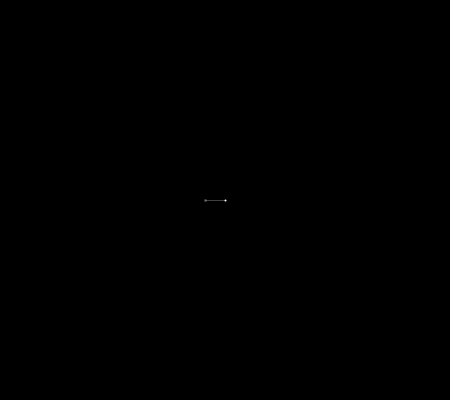
Frame 1 (no input)
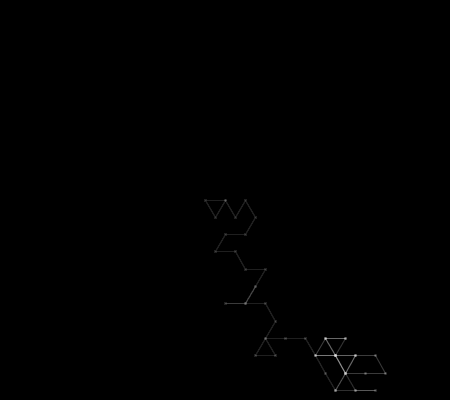
Frame 60 (the mouse pressed at the canvas centre just before this capture)
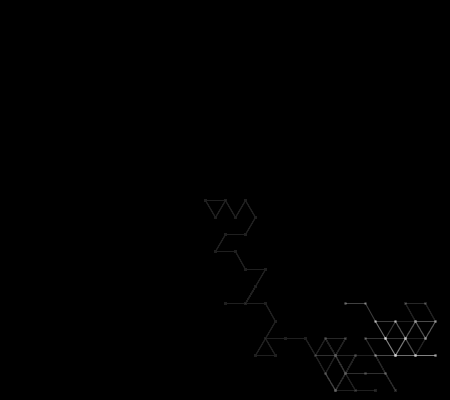
Frame 120 (the mouse held since frame 60 and released just before this capture)

The Processing sketch that drew these frames (run headless with seeded random() and noise(); from frame 60 on, the mouse is pressed at the canvas centre):

// Processing sketch: processing_28100
// ── processing_28100.pde

float radius = 20;

float x, y;
float prevX, prevY;

Boolean fade = true;

void setup()
{
    size( 450, 400 );
    background( 0 );
    stroke( 255 );
    
    x = width/2;
    y = height/2;
    
    prevX = x;
    prevY = y;

    stroke(255);
    strokeWeight( 2 );
    point( x, y );

}

void draw()
{
    if (fade) {
        noStroke();
        fill( 0, 4 );
        rect( 0, 0, width, height );
    }
    
    float angle = (TWO_PI / 6) * floor( random( 6 ));
    x += cos( angle ) * radius;
    y += sin( angle ) * radius;
    
    if ( x < 0 || x > width ) {
        x = prevX;
        y = prevY;
    }
    
    if ( y < 0 || y > height) {
        x = prevX;
        y = prevY;
    }
    
    stroke( 255, 64 );
    strokeWeight( 1 );
    line( x, y, prevX, prevY );
    
    strokeWeight( 3 );
    point( x, y );
    
    prevX = x;
    prevY = y;
        
}

void keyPressed()
{
    if (key == 'f') {
        fade = !fade;
    }
}               
